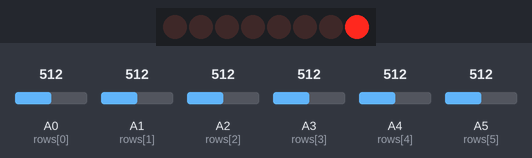
A sketch run on a simulated Arduino Uno, built with avr-gcc and run on an emulated ATmega328P. Parts: 8 shift-register outputs drawn as a row of LEDs (first output left, lit = HIGH). Wiring (inferred from the names in the program): shift register (74HC595): data pin 3; shift clock pin 5. Wiring (inferred from the signals the program sends): row of LEDs: on Q0, Q1, Q2, Q3, Q4, Q5, Q6, Q7. The inputs (shaded band) are chosen by the test bench; at power-on: A0 (rows[0]) = 512, A1 (rows[1]) = 512, A2 (rows[2]) = 512, A3 (rows[3]) = 512, A4 (rows[4]) = 512, A5 (rows[5]) = 512. What the sketch prints to the serial monitor is not drawn.

Above: at 1.01 s.
1.5 s: A0 (rows[0]) set to 110
At 2.3 s:
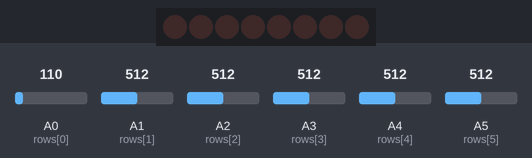
3.1 s: A0 (rows[0]) set to 88
5.6 s: A1 (rows[1]) set to 105
7.2 s: A1 (rows[1]) set to 92
9.6 s: A2 (rows[2]) set to 107
11.2 s: A2 (rows[2]) set to 94
Timing chart, 0 to 14.6 s (numbered marks = the images above; inputs shaded):
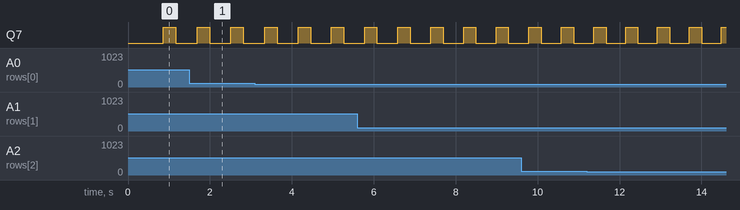

The sketch:

arduino8-shift-register.ino
```cpp
#define numCols 16
#define numRows 6
#define dataPin 3
#define clockPin 5
byte colsOne, colsTwo;
byte colsArrayOne[numCols] = {0x01,0x02,0x04,0x08,0x10,0x20,0x40,0x80,0,0,0,0,0,0,0,0};
byte colsArrayTwo[numCols] = {0,0,0,0,0,0,0,0,0x80,0x40,0x20,0x10,0x08,0x04,0x02,0x01};
//byte colsArrayTwo[numCols] = {0,0,0,0,0,0,0,0,0x01,0x02,0x04,0x08,0x10,0x20,0x40,0x80};
int rows[numRows] = {A0, A1, A2, A3, A4, A5};
int incomingValues[numCols*numRows]={0};
int TotalSensors = numCols * numRows;

// the setup routine runs once when you press reset:
void setup() {
  Serial.begin(9600);
  pinMode(dataPin,OUTPUT);
  pinMode(clockPin,OUTPUT);
}

// the loop routine runs over and over again forever:
void loop() {
    for(int col=0; col<numCols;col++)
    {
        colsOne = colsArrayOne[col];
        colsTwo = colsArrayTwo[col];
        updateShiftRegister();
        for(int row=0; row<numRows;row++)
        {
          delay(5);
          incomingValues[(col*numRows)+row]=analogRead(rows[row]);
        } // End "Row" for loop
    } // End "Column" for loop
    for(int k=0; k<TotalSensors;k++)
    {
      Serial.print(incomingValues[k]);
      if(k<TotalSensors-1) Serial.print(",");
    }
    Serial.println();
}

void updateShiftRegister()
{
   digitalWrite(clockPin, LOW);
   shiftColumn(dataPin, clockPin, colsTwo);
   shiftColumn(dataPin, clockPin, colsOne);
   digitalWrite(clockPin, HIGH);
}

void shiftColumn(uint8_t myDataPin, uint8_t myClockPin, byte myData)
{
    uint8_t i;
    int pinState;
    for (i = 0; i < 8; i++)  {
      if(myData & (1<<i))
        pinState = 1;
      else
        pinState = 0;
          digitalWrite(myDataPin,pinState);
          digitalWrite(myClockPin, HIGH);
          digitalWrite(myClockPin, LOW);
    }
}
```
